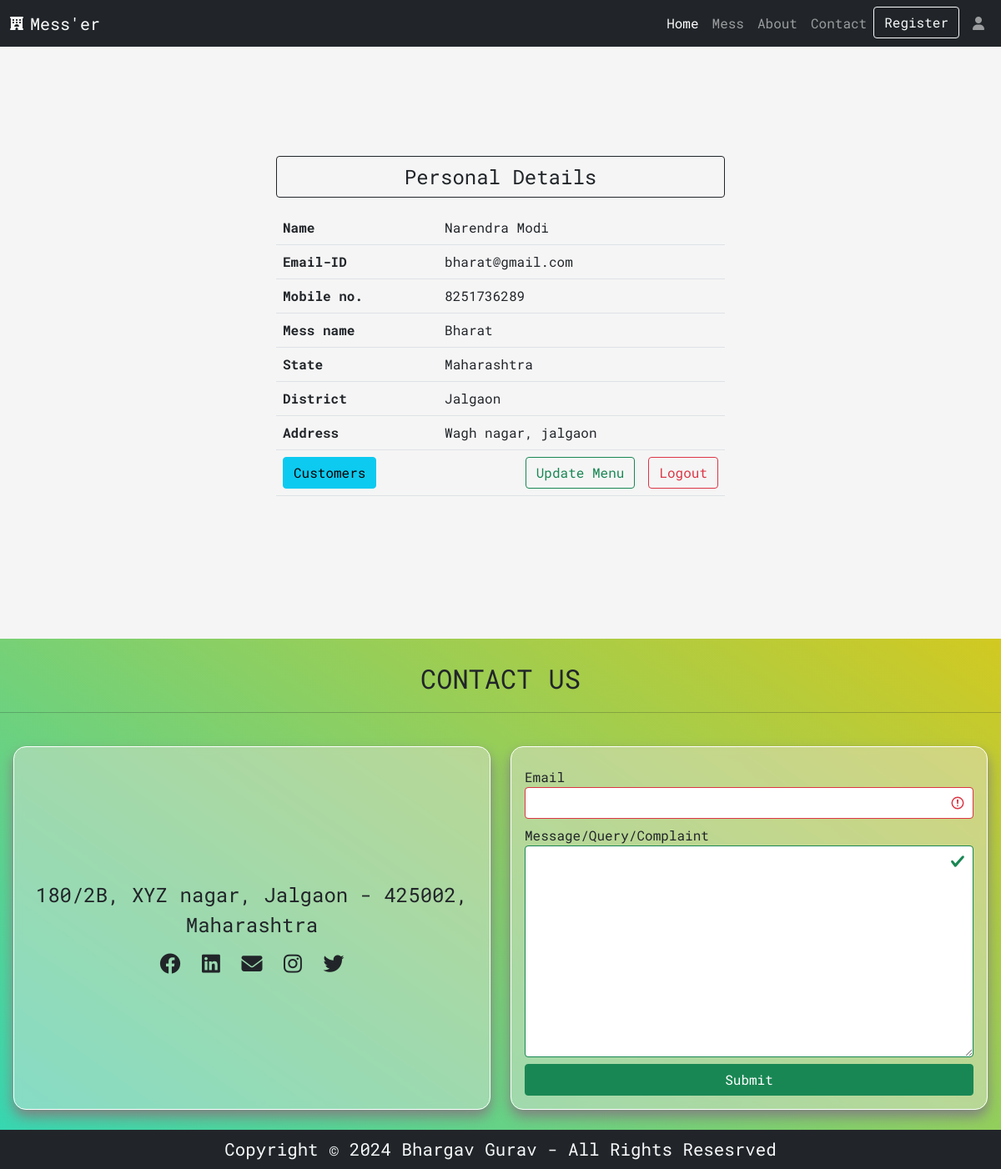
The page /profile/ (signed in) on the database its author committed.
### App/models.py (models this page shows, shortened)
class MessOwner(models.Model):
    user = models.OneToOneField(User, on_delete=models.CASCADE)
    mess = models.CharField(max_length=50)
    contact = models.CharField(max_length=15)
    state = models.CharField(max_length=50)
    district = models.CharField(max_length=50)
    address = models.TextField()

### App/views.py (the view, shortened to what this page needs)
# urls.py: path('profile/', views.profile, name='profile'),
@login_required(login_url='loginUser')
@cache_control(no_store=True, must_revalidade=True, no_cache=True)
def profile(request):
    logged_user = MessOwner.objects.get(user=request.user)
    context = {}
    context['owner'] = logged_user
    mess_menu = MessMenu.objects.get(user=logged_user)
    context['menu'] = mess_menu
    return render(request, 'profile.html', context)

### App/templates/profile.html (shortened to what this page needs)
{% extends 'base.html' %}
{% block page-data %}
<div class="container profile-container">
    <div class="row d-flex justify-content-center align-items-center">
        <div class="col-lg-6 col-md-8 col-10 p-3">
            <div class="info-div">
                <table class="table  table-hover table-boredered">
                    <div class="d-grid mb-3"><button class="btn btn-outline-dark fs-4" style="cursor:alias;">Personal Details</button></div>
                    <tr>
                        <td><b>Name</b></td>
                        <td>{{ user.first_name }} {{ user.last_name }}</td>
                    </tr>
                    <tr>
                        <td><b>Email-ID</b></td>
                        <td>{{ user.email }}</td>
                    </tr>
                    <tr>
                        <td><b>Mobile no.</b></td>
                        <td>{{ owner.contact }}</td>
                    </tr>
                    <tr>
                        <td><b>Mess name</b></td>
                        <td>{{ owner.mess }}</td>
                    </tr>
                    <tr>
                        <td><b>State</b></td>
                        <td>{{ owner.state }}</td>
                    </tr>
                    <tr>
                        <td><b>District</b></td>
                        <td>{{ owner.district }}</td>
                    </tr>
                    <tr>
                        <td><b>Address</b></td>
                        <td>{{ owner.address }}</td>
                    </tr>
                    <tr>
                        <td colspan="2">
                            <a href="#" class="btn btn-outline-danger float-end ms-3" data-bs-toggle="modal" data-bs-target="#logoutModal">Logout</a>
                            <a href="#" class="btn btn-outline-success float-end" data-bs-toggle="modal" data-bs-target="#updateMenu">Update Menu</a>
                            <a href="/customers/{{user.id}}" class="btn btn-info">Customers</a>
                        </td>
                    </tr>
                </table>
            </div>
        </div>
    </div>
</div>
{% endblock %}

### App/static/css/style.css (style rules this page uses)
* { padding: 0; margin: 0; box-sizing: border-box; text-decoration: none; font-family: 'Roboto Mono', monospace; }
body { background-color: whitesmoke; }
.profile-container { height: 85.7vh; }
.profile-container .row { height: 100%; }

### rows shown on the page
MessOwner: contact "8251736289", mess "Bharat", state "Maharashtra", district "Jalgaon", address "Wagh nagar, jalgaon"

### other values the page prints
{{ user.first_name }} "Narendra"
{{ user.last_name }} "Modi"
{{ user.email }} "bharat@gmail.com"
